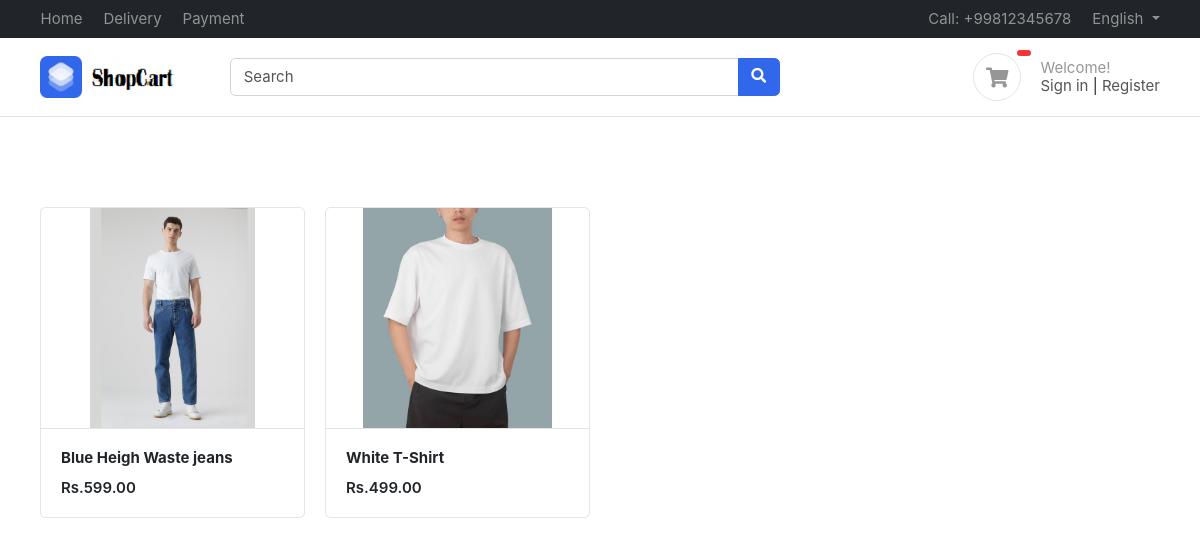
The page / on the database its author committed.
### products/models.py (models this page shows, shortened)
class Product(BaseModel):
    product_name=models.CharField(max_length=100)
    slug=models.SlugField(unique=True, null=True, blank=True)
    category=models.ForeignKey(Category, on_delete=models.CASCADE, related_name="products")
    price=models.IntegerField()
    product_description=models.TextField()
    color_variant = models.ManyToManyField(ColorVariant , blank=True)
    size_variant = models.ManyToManyField(SizeVariant , blank=True)

class ProductImage(BaseModel):
    product=models.ForeignKey(Product, on_delete=models.CASCADE, related_name="product_images")
    image=models.ImageField(upload_to="products")

### home/views.py (the view)
# urls.py: path('', index , name="index"),
def index(request):
    contex = {'products': Product.objects.all()}
    return render(request , 'home/index.html', contex)

### templates/home/index.html
{% extends "base/base.html" %}
{% block start %}
<div class="container mt-5 pt-5">
		<div class="row">
            {% for product in products %}
			<div class="col-md-3">
				<figure class="card card-product-grid">
					<div class="img-wrap"> <img src="/media/{{product.product_images.first.image}}"> </div>
					<figcaption class="info-wrap border-top">
						<a href="{% url 'get_product' product.slug %}" class="title">
                            <b> {{product.product_name}}</b> </a>
						<div class="price mt-2">Rs.{{product.price}}.00</div>
					</figcaption>
				</figure>
			</div>
            {% endfor %}
		</div>
		</div>
{% endblock %}

### templates/base/base.html (shortened to what this page needs)
<!DOCTYPE HTML>
<html lang="en">
<head>
<link href="/media/css/bootstrap.css" rel="stylesheet" type="text/css"/>
<link href="/media/fonts/fontawesome/css/all.min.css" type="text/css" rel="stylesheet">
<link href="/media/css/ui.css" rel="stylesheet" type="text/css"/>
<link href="/media/css/responsive.css" rel="stylesheet" />
</head>
<body>
	<header class="section-header">
		<nav class="navbar navbar-dark navbar-expand p-0 bg-dark">
		<div class="container">
			<ul class="navbar-nav d-none d-md-flex mr-auto">
				<li class="nav-item"><a class="nav-link" href="#">Home</a></li>
				<li class="nav-item"><a class="nav-link" href="#">Delivery</a></li>
				<li class="nav-item"><a class="nav-link" href="#">Payment</a></li>
			</ul>
			<ul class="navbar-nav">
				<li class="nav-item"><a href="#" class="nav-link"> Call: +99812345678 </a></li>
				<li class="nav-item dropdown">
					 <a href="#" class="nav-link dropdown-toggle" data-toggle="dropdown"> English </a>
				</li>
			</ul>
		  </div>
		</nav>
		<section class="header-main border-bottom">
			<div class="container">
		<div class="row align-items-center">
			<div class="col-lg-2 col-4">
				<div class="brand-wrap">
					<a href="/"> <img class="logo" src="/media/images/logo1.png"></a>
				</div>
			</div>
			<div class="col-lg-6 col-sm-12">
				<form action="#" class="search">
					<div class="input-group w-100">
						<input type="text" class="form-control" placeholder="Search">
						<div class="input-group-append">
						  <button class="btn btn-primary" type="submit">
							<i class="fa fa-search"></i>
						  </button>
						</div>
					</div>
				</form>
			</div>
			<div class="col-lg-4 col-sm-6 col-8">
				<div class="widgets-wrap float-md-right">
					<div class="widget-header  mr-3">
						<a href="{% url 'cart' %}" class="icon icon-sm rounded-circle border"><i class="fa fa-shopping-cart"></i></a>
						<span class="badge badge-pill badge-danger notify">{{request.user.profile.get_cart_count}} </span>
					</div>
					<div class="widget-header icontext">
						<div class="text">
							<span class="text-muted">Welcome! {{ request.user.first_name}}</span>
							{% if request.user.profile %}
							<div>
								<a href="{% url 'logout' %}">Logout</a>
							</div>
							{% else %}
							<div>
								<a href="{% url 'login' %}">Sign in</a> |
								<a href="{% url 'register' %}"> Register</a>
							</div>
							{% endif %}
						</div>
					</div>
				</div>
			</div>
		</div>
			</div>
		</section>
		</header>
        {% block start %}
        {% endblock %}
</body>
</html>

### public/static/css/ui.css (style rules this page uses)
html { font-family: 'Inter', sans-serif; font-size: 15px; }
.img-wrap { text-align: center; display: block; }
.img-wrap img { max-width: 100%; }
.icon-xs, .icon-sm, .icon-md, .icon-lg { display: inline-block; text-align: center; flex-shrink: 0; flex-grow: 0; }
.icon-sm { width: 48px; height: 48px; line-height: 48px; font-size: 20px; }
figure { margin-bottom: 0; }
.card .title { color: #212529; }
.header-main { position: relative; padding-top: 1rem; padding-bottom: 1rem; }
.brand-wrap .logo, .navbar-brand .logo { margin-right: 7px; max-height: 42px; display: inline-block; }
.widget-header { display: inline-block; vertical-align: middle; position: relative; }
.widget-header a { color: #545454; }
.widget-header i { color: #969696; }
.widget-header .notify { position: absolute; top: -3px; right: -10px; }
[class*='card-product'] a.title { color: #212529; display: block; }
[class*='card-product'] .img-wrap { overflow: hidden; position: relative; }
[class*='card-product'] .img-wrap img { height: 100%; max-width: 100%; width: auto; display: inline-block; object-fit: cover; }
.card-product-grid { margin-bottom: 20px; }
.card-product-grid .img-wrap { border-radius: 0.2rem 0.2rem 0 0; height: 220px; }
.card-product-grid .info-wrap { overflow: hidden; padding: 18px 20px; }
.card .img-wrap { overflow: hidden; }
.icontext { display: inline-flex; align-items: center; vertical-align: middle; }
.icontext .text { width: 100%; line-height: 1.2; color: #212529; }
.notify { position: absolute; top: -4px; right: -10px; display: inline-block; padding: .25em .6em; font-size: 12px; line-height: 1; text-align: center; border-radius: 3rem; color: #fff; background-color: #fa3434; }
.price { font-weight: 600; color: #212529; }

### rows shown on the page
Product: product_images.first.image (picture), product_name "Blue Heigh Waste jeans", price "599"
Product: product_images.first.image (picture), product_name "White T-Shirt", price "499"
